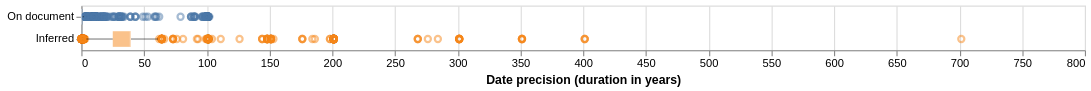

Notebook code for this chart:
### Code cell
# date precision chart is not used in the essay

date_precision_chart = alt.Chart(docs_with_undate.select('pgpid', 'date_duration_years', 'date_source')).mark_boxplot(opacity=0.5).encode(
    x=alt.X('date_duration_years', title="Date precision (duration in years)"),
    y=alt.Y("date_source", title="").scale(domain=['On document', 'Inferred']),  # specify domain to control order
    color=alt.Color("date_source", title="Dating").scale(domain=['On document', 'Inferred']).legend(None),  # specify domain to control order
).properties(width=900)
date_precision_chart.save(f'{chart_dir}/date_precision.pdf')
date_precision_chart

### Figure 1 — Vega specification as saved in the notebook (floating-point values rounded to 4 significant figures; data arrays with more than 128 entries replaced by an {"elided": "..."} marker saying what was removed)
{"$schema": "https://vega.github.io/schema/vega/v6.json", "data": [{"name": "source_0"}, {"name": "data_0"}, {"name": "data_1", "values": {"elided": "565 records"}}, {"name": "data_2"}, {"name": "data_3", "values": [{"date_source": "On document", "lower_box_date_duration_years": 0.00274, "lower_whisker_date_duration_years": 0.00274, "upper_whisker_date_duration_years": 2.025}, {"date_source": "Inferred", "lower_box_date_duration_years": 25.02, "lower_whisker_date_duration_years": 4.003, "upper_whisker_date_duration_years": 61.04}]}, {"name": "data_4", "values": [{"date_source": "On document", "lower_whisker_date_duration_years": 0.00274, "upper_box_date_duration_years": 0.9726, "upper_whisker_date_duration_years": 2.025}, {"date_source": "Inferred", "lower_whisker_date_duration_years": 4.003, "upper_box_date_duration_years": 39.53, "upper_whisker_date_duration_years": 61.04}]}, {"name": "data_5"}, {"name": "data_6", "values": [{"date_source": "On document", "lower_box_date_duration_years": 0.00274, "max_date_duration_years": 102.1, "mid_box_date_duration_years": 0.07945, "min_date_duration_years": 0.00274, "upper_box_date_duration_years": 0.9726}, {"date_source": "Inferred", "lower_box_date_duration_years": 25.02, "max_date_duration_years": 701.5, "mid_box_date_duration_years": 39.02, "min_date_duration_years": 0.00274, "upper_box_date_duration_years": 39.53}]}, {"name": "data_7", "values": [{"date_source": "On document", "lower_box_date_duration_years": 0.00274, "max_date_duration_years": 102.1, "mid_box_date_duration_years": 0.07945, "min_date_duration_years": 0.00274, "upper_box_date_duration_years": 0.9726}, {"date_source": "Inferred", "lower_box_date_duration_years": 25.02, "max_date_duration_years": 701.5, "mid_box_date_duration_years": 39.02, "min_date_duration_years": 0.00274, "upper_box_date_duration_years": 39.53}]}], "signals": [{"name": "y_step", "value": 20}, {"name": "height", "update": "bandspace(domain('y').length, 0, 0) * y_step"}], "marks": [{"type": "symbol", "name": "layer_0_layer_0_marks", "from": {"data": "data_1"}, "encode": {"update": {"x": {"field": "date_duration_years", "scale": "x"}, "y": {"field": "date_source", "scale": "y", "band": 0.5}, "opacity": {"value": 0.5}, "stroke": {"field": "date_source", "scale": "color"}, "fill": {"value": "transparent"}}}, "style": ["point", "boxplot-outliers"]}, {"type": "rule", "name": "layer_0_layer_1_layer_0_marks", "from": {"data": "data_3"}, "encode": {"update": {"stroke": {"value": "black"}, "tooltip": {"signal": "{\"Upper Whisker of Date precision (duration in years)\": format(datum[\"upper_whisker_date_duration_years\"], \"\"), \"Lower Whisker of Date precision (duration in years)\": format(datum[\"lower_whisker_date_duration_years\"], \"\"), \"Dating\": isValid(datum[\"date_source\"]) ? datum[\"date_source\"] : \"\"+datum[\"date_source\"], \"date_source\": isValid(datum[\"date_source\"]) ? datum[\"date_source\"] : \"\"+datum[\"date_source\"]}"}, "x2": {"field": "lower_box_date_duration_years", "scale": "x"}, "y": {"field": "date_source", "scale": "y", "band": 0.5}, "opacity": {"value": 0.5}, "x": {"field": "lower_whisker_date_duration_years", "scale": "x"}}}, "style": ["rule", "boxplot-rule"], "aria": false}, {"type": "rule", "name": "layer_0_layer_1_layer_1_marks", "from": {"data": "data_4"}, "encode": {"update": {"x": {"field": "upper_box_date_duration_years", "scale": "x"}, "stroke": {"value": "black"}, "y": {"field": "date_source", "scale": "y", "band": 0.5}, "opacity": {"value": 0.5}, "x2": {"field": "upper_whisker_date_duration_years", "scale": "x"}, "tooltip": {"signal": "{\"Upper Whisker of Date precision (duration in years)\": format(datum[\"upper_whisker_date_duration_years\"], \"\"), \"Lower Whisker of Date precision (duration in years)\": format(datum[\"lower_whisker_date_duration_years\"], \"\"), \"Dating\": isValid(datum[\"date_source\"]) ? datum[\"date_source\"] : \"\"+datum[\"date_source\"], \"date_source\": isValid(datum[\"date_source\"]) ? datum[\"date_source\"] : \"\"+datum[\"date_source\"]}"}}}, "aria": false, "style": ["rule", "boxplot-rule"]}, {"type": "rect", "name": "layer_1_layer_0_marks", "from": {"data": "data_6"}, "encode": {"update": {"fill": {"field": "date_source", "scale": "color"}, "x2": {"field": "upper_box_date_duration_years", "scale": "x"}, "x": {"field": "lower_box_date_duration_years", "scale": "x"}, "tooltip": {"signal": "{\"Max of Date precision (duration in years)\": format(datum[\"max_date_duration_years\"], \"\"), \"Q3 of Date precision (duration in years)\": format(datum[\"upper_box_date_duration_years\"], \"\"), \"Median of Date precision (duration in years)\": format(datum[\"mid_box_date_duration_years\"], \"\"), \"Q1 of Date precision (duration in years)\": format(datum[\"lower_box_date_duration_years\"], \"\"), \"Min of Date precision (duration in years)\": format(datum[\"min_date_duration_years\"], \"\"), \"Dating\": isValid(datum[\"date_source\"]) ? datum[\"date_source\"] : \"\"+datum[\"date_source\"], \"date_source\": isValid(datum[\"date_source\"]) ? datum[\"date_source\"] : \"\"+datum[\"date_source\"]}"}, "opacity": {"value": 0.5}, "yc": {"field": "date_source", "scale": "y", "band": 0.5}, "height": {"value": 14}}}, "style": ["bar", "boxplot-box"]}, {"type": "rect", "name": "layer_1_layer_1_marks", "from": {"data": "data_7"}, "encode": {"update": {"opacity": {"value": 0.5}, "width": {"value": 1}, "tooltip": {"signal": "{\"Max of Date precision (duration in years)\": format(datum[\"max_date_duration_years\"], \"\"), \"Q3 of Date precision (duration in years)\": format(datum[\"upper_box_date_duration_years\"], \"\"), \"Median of Date precision (duration in years)\": format(datum[\"mid_box_date_duration_years\"], \"\"), \"Q1 of Date precision (duration in years)\": format(datum[\"lower_box_date_duration_years\"], \"\"), \"Min of Date precision (duration in years)\": format(datum[\"min_date_duration_years\"], \"\"), \"Dating\": isValid(datum[\"date_source\"]) ? datum[\"date_source\"] : \"\"+datum[\"date_source\"], \"date_source\": isValid(datum[\"date_source\"]) ? datum[\"date_source\"] : \"\"+datum[\"date_source\"]}"}, "fill": [{"field": "date_source", "scale": "color", "test": "datum['lower_box_date_duration_years'] >= datum['upper_box_date_duration_years']"}, {"value": "white"}], "yc": {"field": "date_source", "scale": "y", "band": 0.5}, "height": {"value": 14}, "xc": {"field": "mid_box_date_duration_years", "scale": "x"}}}, "aria": false, "style": ["tick", "boxplot-median"]}], "scales": [{"name": "x", "type": "linear", "domain": {"fields": [{"data": "data_1", "field": "date_duration_years"}, {"data": "data_3", "field": "lower_whisker_date_duration_years"}, {"data": "data_3", "field": "lower_box_date_duration_years"}, {"data": "data_4", "field": "upper_box_date_duration_years"}, {"data": "data_4", "field": "upper_whisker_date_duration_years"}, {"data": "data_6", "field": "lower_box_date_duration_years"}, {"data": "data_6", "field": "upper_box_date_duration_years"}, {"data": "data_7", "field": "mid_box_date_duration_years"}]}, "range": [0, {"signal": "width"}], "nice": true, "zero": true}, {"name": "y", "type": "band", "domain": ["On document", "Inferred"], "range": {"step": {"signal": "y_step"}}, "paddingInner": 0, "paddingOuter": 0}, {"name": "color", "type": "ordinal", "domain": ["On document", "Inferred"], "range": "category"}], "axes": [{"scale": "x", "domain": false, "maxExtent": 0, "aria": false, "orient": "bottom", "labels": false, "gridScale": "y", "grid": true, "tickCount": {"signal": "ceil(width/40)"}, "minExtent": 0, "zindex": 0, "ticks": false}, {"scale": "x", "tickCount": {"signal": "ceil(width/40)"}, "zindex": 0, "grid": false, "orient": "bottom", "title": "Date precision (duration in years)", "labelFlush": true, "labelOverlap": true}, {"scale": "y", "zindex": 0, "orient": "left", "grid": false}], "width": 900, "style": "cell", "padding": 5, "background": "white"}
